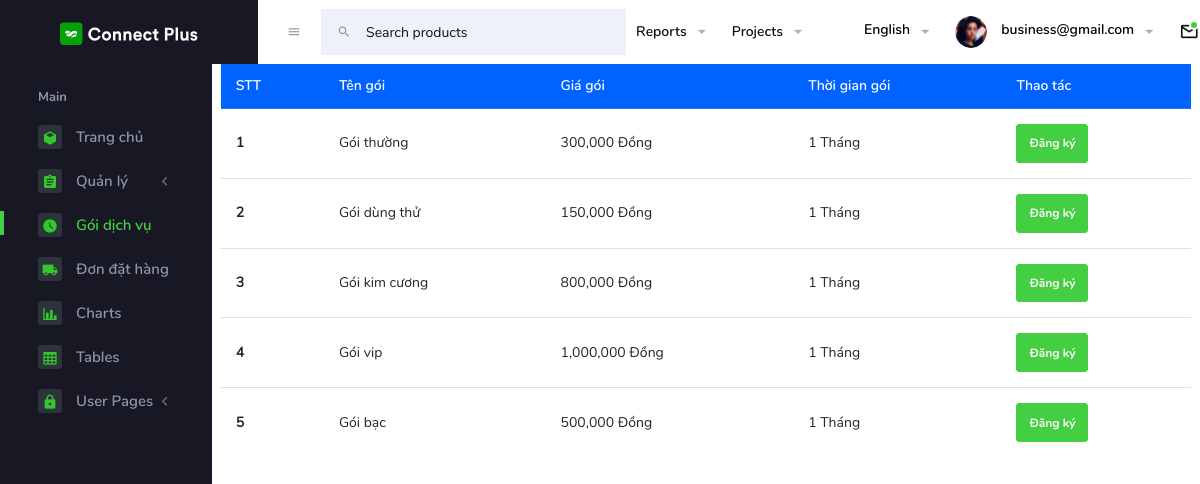
Page /admin/BSregisterpackages.php (signed in) on the committed database.
### tables this page shows
CREATE TABLE `packages` (
  `packageid` int(11) NOT NULL,
  `name` varchar(255) NOT NULL,
  `price` bigint(20) NOT NULL,
  `numberofcategories` int(11) NOT NULL DEFAULT 0,
  `numberofproducts` int(11) NOT NULL DEFAULT 0,
  `packagedate` int(11) NOT NULL,
  `description` text NOT NULL
);

### admin/BSregisterpackages.php (the view, shortened to what this page needs)
<?php
include("../connect.php");
?>
<?php
include("./Template/headerBS.php");
include("./Template/navbarAD.php");
include("./Template/sidebarAD.php");
?>
<div class="container">
    <div class="row">
        <div class="col-lg-12">
            <?php
            $sql_select_package = "SELECT * FROM packages";
            $stmt = $conn->prepare($sql_select_package);
            $stmt->execute();
            $result = $stmt->get_result();
            ?>
            <table class="table">
                <thead>
                    <tr class="mt-5 bg-primary text-white">
                        <th scope="col">STT</th>
                        <th scope="col">Tên gói</th>
                        <th scope="col">Giá gói</th>
                        <th scope="col">Thời gian gói</th>
                        <th scope="col">Thao tác</th>
                    </tr>
                </thead>
                <tbody>
                    <?php
                    $i = 0;
                    while ($row = mysqli_fetch_assoc($result)) {
                        $i++;
                    ?>
                        <tr>
                            <th scope="row"><?php echo $i ?></th>
                            <td><?php echo $row['name'] ?></td>
                            <td>
                                <?php echo number_format($row['price']) ?> Đồng
                            </td>
                            <td>
                                <?php echo $row['packagedate'] ?> Tháng
                            </td>
                            <td>
                                <form method="post" action="./BShandleregisterpackages.php">
                                    <button type="submit" value="Đăng ký" class="btn btn-success" name="btnDangky">Đăng
                                        ký</button>
                                </form>
                            </td>
                        </tr>
                    <?php
                    }
                    ?>
                </tbody>
            </table>
        </div>
    </div>
</div>
<?php
include("./Template/footerAD.php");
?>

### rows in the picture
packages: name "Gói thường", price "300,000", packagedate "1"
packages: name "Gói dùng thử", price "150,000", packagedate "1"
packages: name "Gói kim cương", price "800,000", packagedate "1"
packages: name "Gói vip", price "1,000,000", packagedate "1"
packages: name "Gói bạc", price "500,000", packagedate "1"

### other values in the picture
$_SESSION['business'] "business@gmail.com"
